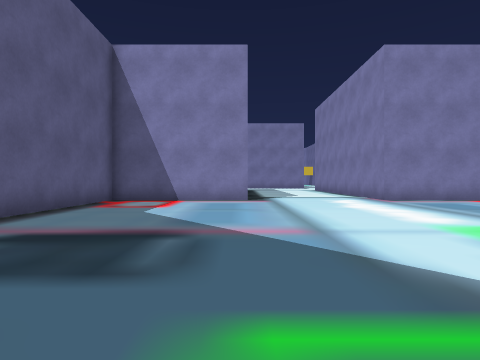
[1] (above)

24 first-person views from a walk through a Unity game level. The camera is 0.62 m above the floor, looks level and sees 75° across. The floor is counted in squares, 1 m on a side. Each view is taken from the middle of a square. On the plan, view 1 faces up. The plan holds only what a view shows up to about 9 squares ahead; the rest is blank. The place goes on beyond the plan.

[2]
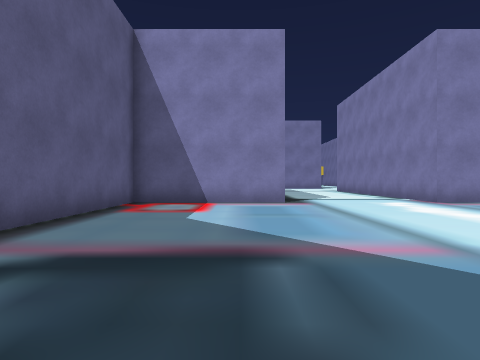

[3]
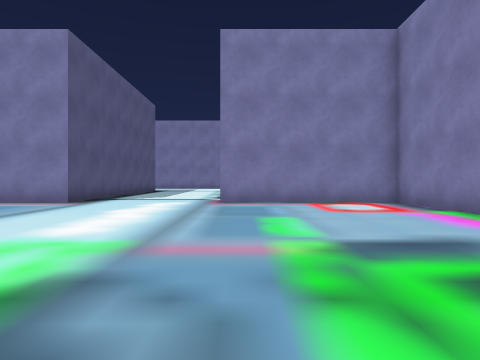

[4]
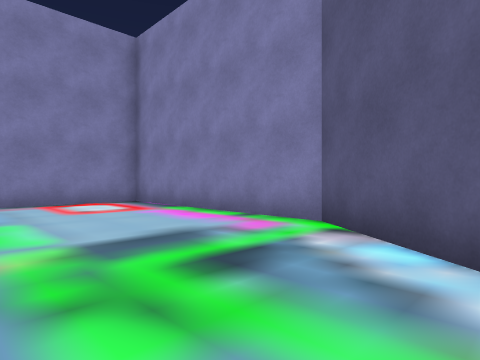

[5]
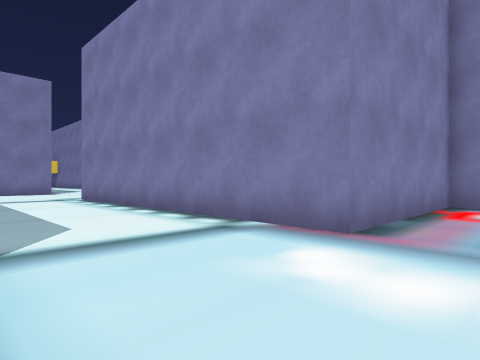

[6]
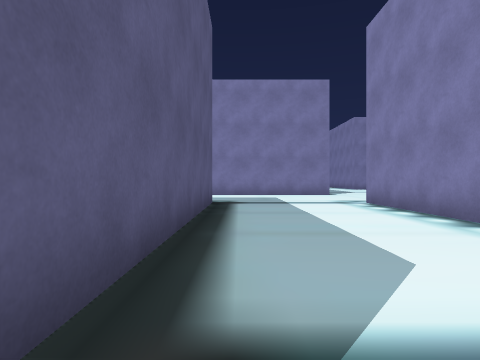

[7]
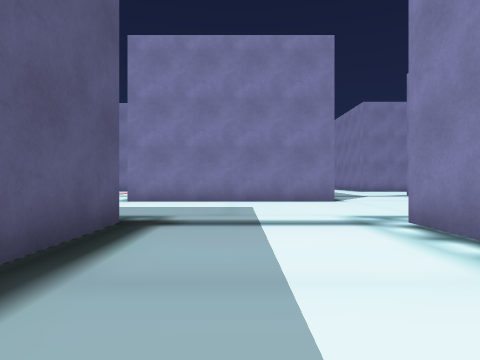

[8]
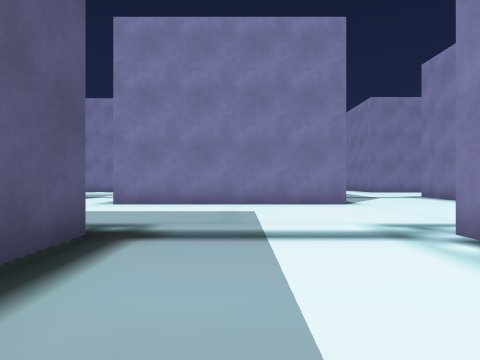

[9]
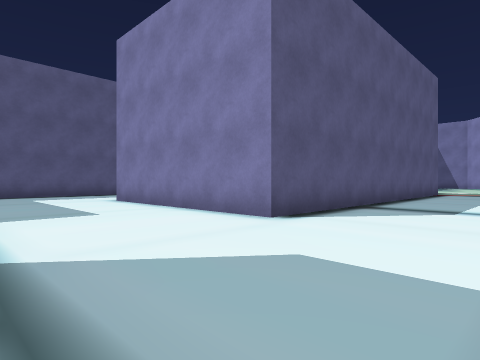

[10]
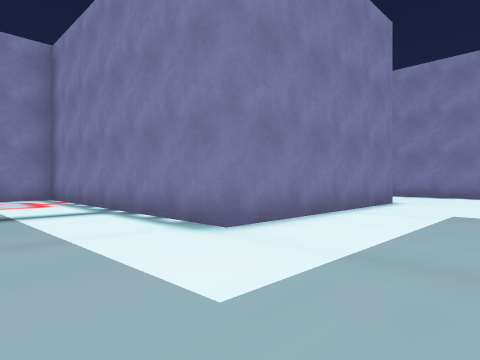

[11]
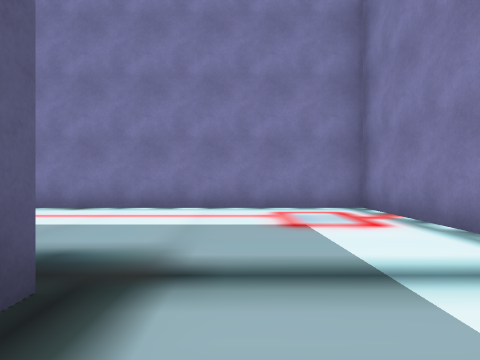

[12]
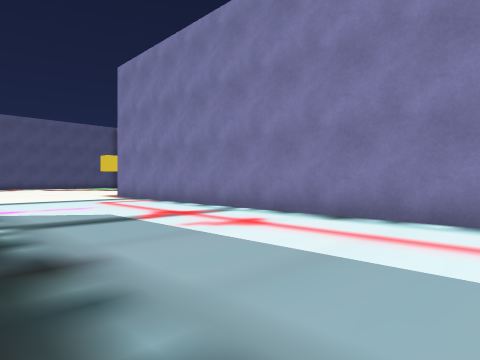

[13]
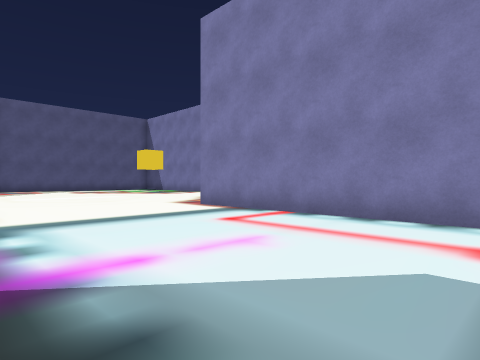

[14]
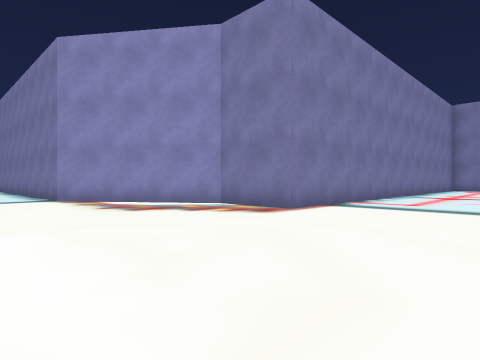

[15]
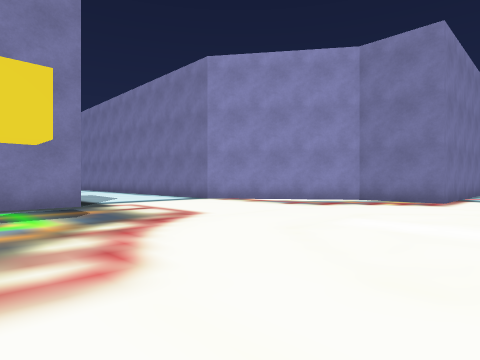

[16]
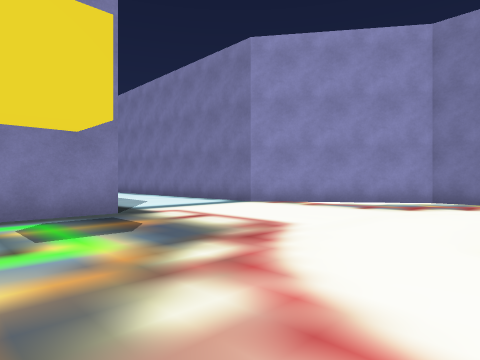

[17]
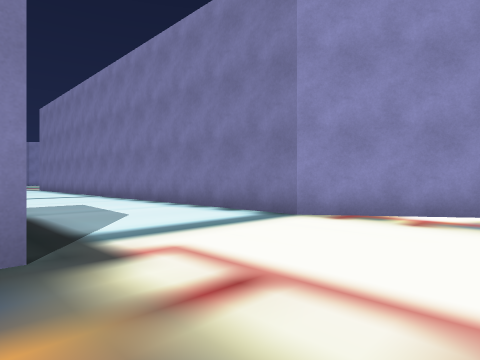

[18]
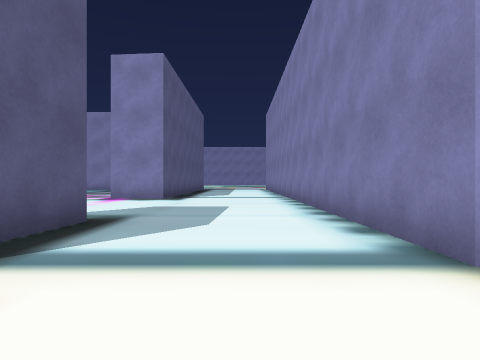

[19]
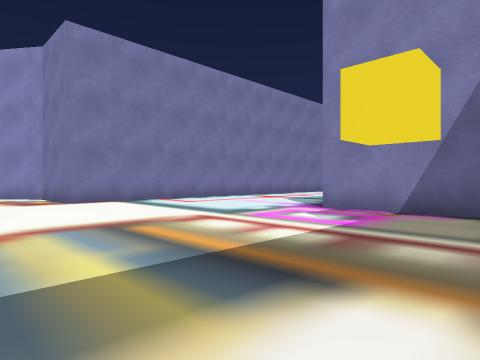

[20]
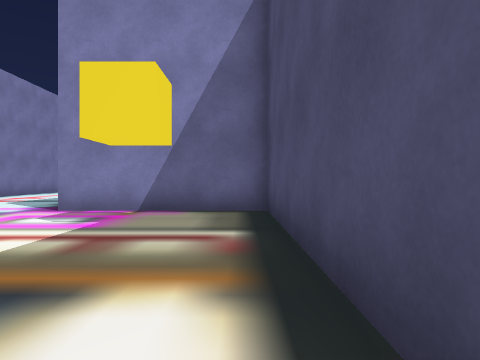

[21]
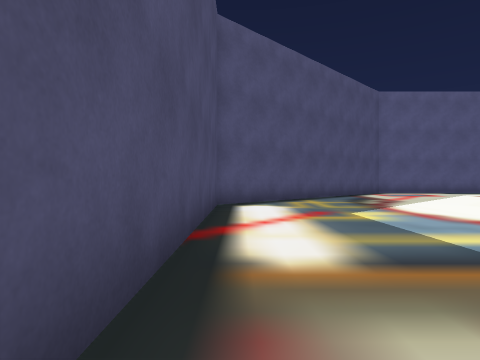

[22]
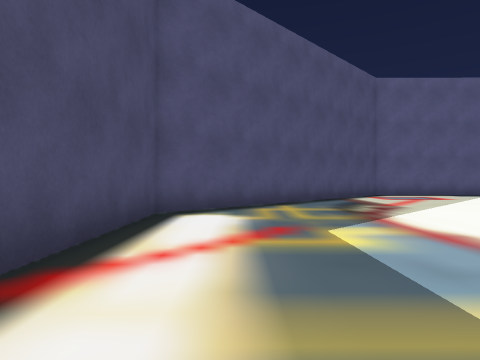

[23]
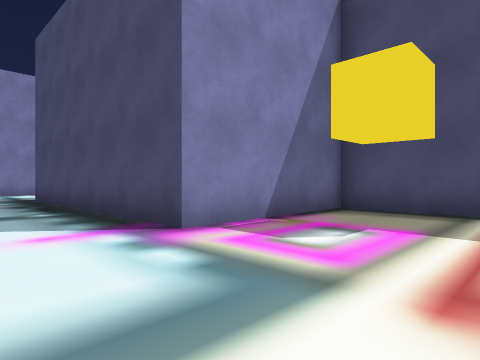

[24]
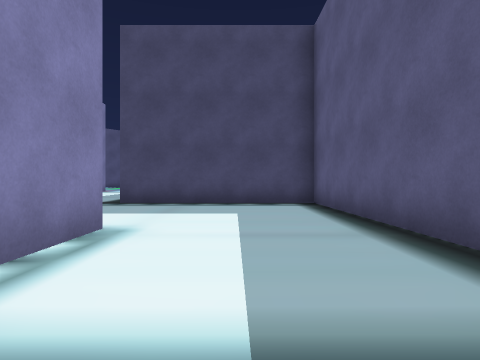

### Floor plan
Points are (right, up) in squares from view 1. A wall is a line through its corners. A room is listed if a view was taken in it or the views show most of it. See-through windows are left out.
Room 1 (views 1, 2, 3, 4, 5, 6, 7, 8, 9, 10)
walls: (4.7, 28.5) (4.7, 23) (-1.2, 23); (-5.1, 22.6) (-5, 18.6) (0.2, 18.6) (0.2, 9.7) (-4, 9.7) (-3.9, 4.8); (7.6, 1.3) (9.2, 3.5) (9.3, 9.7) (4.5, 9.7) (4.5, 18.6)
ways out: opening at (-3, 22) to room 2
Room 2 (views 11, 12, 13, 14, 15, 16, 17, 18, 19, 20, 21, 22, 23, 24)
walls: (-23.4, 36.7) (-25.2, 36.7); (-26, 24.7) (-22.9, 21.4) (-12.6, 21.4) (-12.6, 25.7) (-5.5, 25.7); (-23.3, 39.7) (-23.4, 38.1); (-5.1, 25.8) (-5.1, 22.6); (-1.2, 23) (-1.2, 31) (-16.4, 31) (-16.4, 33.3) (-19.3, 37.2) (-19.3, 44)
ways out: opening at (-3, 22) to room 1

Positions as (right, up) in squares from view 1, and headings:
1: (0, 0), facing up
2: (-1, 1), facing up
3: (5, 1), facing up
4: (5, 1), facing up-right
5: (1, 8), facing up-right
6: (1, 10), facing up
7: (2, 14), facing up
8: (2, 15), facing up
9: (8, 19), facing up-left
10: (-4, 20), facing up-right
11: (-4, 24), facing up
12: (-5, 26), facing up-left
13: (-10, 26), facing up-left
14: (-22, 27), facing up-right
15: (-26, 29), facing up-right
16: (-26, 31), facing up-right
17: (-24, 34), facing up-right
18: (-21, 35), facing up
19: (-19, 22), facing up-right
20: (-19, 22), facing right
21: (-15, 22), facing left
22: (-17, 23), facing left
23: (-16, 28), facing down-right
24: (-3, 27), facing down
